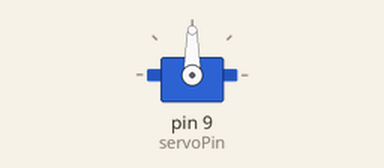
The sketch below on a simulated Arduino Leonardo, built with avr-gcc and run on an emulated ATmega32U4. Parts: servo.

Above: at 0.05 s.
At 3.35 s:
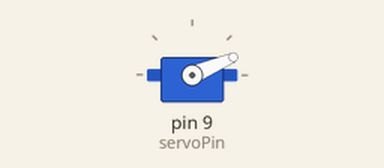
At 6.1 s:
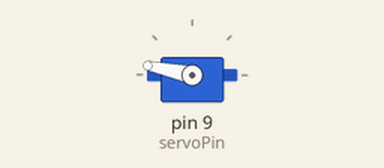
At 12.15 s:
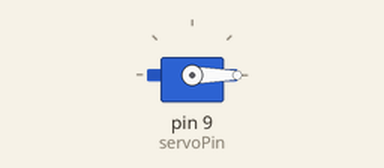
Timing chart, 0 to 15.8 s (numbered marks = the images above):
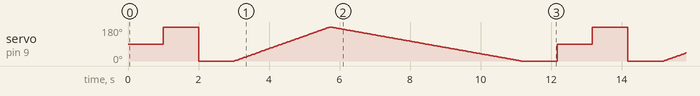

The sketch:

Knob.ino
```cpp
/*
 Controlling a servo position using a potentiometer (variable resistor)
 by Michal Rinott <http://people.interaction-ivrea.it/m.rinott>

 modified on 8 Nov 2013
 by Scott Fitzgerald
 http://www.arduino.cc/en/Tutorial/Knob
*/

//#include "Servo.h"
//
//Servo myservo;  // create servo object to control a servo
//
//int potpin = A0;  // analog pin used to connect the potentiometer
//int val;    // variable to read the value from the analog pin
//
//void setup() {
//  myservo.attach(9);  // attaches the servo on pin 9 to the servo object
//}
//
//void loop() {
//  val = analogRead(potpin);            // reads the value of the potentiometer (value between 0 and 1023)
//  val = map(val, 0, 1023, 0, 180);     // scale it for use with the servo (value between 0 and 180)
//  myservo.write(val);                  // sets the servo position according to the scaled value
//  delay(15);                           // waits for the servo to get there
//}
/* Servo motor with Arduino example code. Position and sweep. More info: https://www.makerguides.com/ */
// Include the servo library:
#include "Servo.h"
// Create a new servo object:
Servo myservo;
// Define the servo pin:
#define servoPin 9
// Create a variable to store the servo position:
int angle = 0;
void setup() {
  // Attach the Servo variable to a pin:
  myservo.attach(servoPin);
}
void loop() {
  // Tell the servo to go to a particular angle:
  myservo.write(90);
  delay(1000);
  myservo.write(180);
  delay(1000);
  myservo.write(0);
  delay(1000);
  // Sweep from 0 to 180 degrees:
  for (angle = 0; angle <= 180; angle += 1) {
    myservo.write(angle);
    delay(15);
  }
  // And back from 180 to 0 degrees:
  for (angle = 180; angle >= 0; angle -= 1) {
    myservo.write(angle);
    delay(30);
  }
  delay(1000);
}
```

Measured:
- by itself, servo on pin 9 (servoPin): moves between 0° and 180°, repeating every 12.2 s
